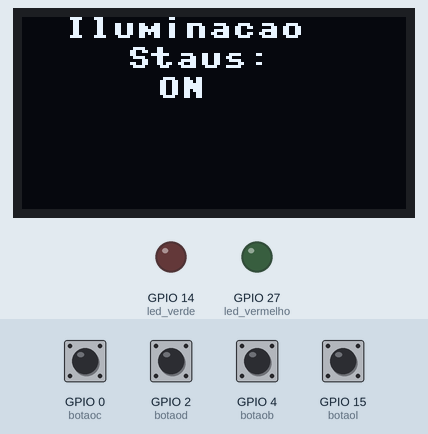
This program was run on a simulated ESP32 board running MicroPython. Shown: 128×64 one-colour display, output pins drawn as LEDs (lit = HIGH). Wiring (from the project's diagram.json): blue button on GPIO 0, red button on GPIO 2, yellow button on GPIO 4, red LED on GPIO 14, green button on GPIO 15, green LED on GPIO 27. The test bench sets the inputs (shaded band); at power-on: GPIO 0 (botaoc), GPIO 2 (botaod), GPIO 4 (botaob), GPIO 15 (botaol) HIGH. Library files of the repository ran but are not shown: ssd1306.py.

Above: at 1.2 s.
1.3 s: GPIO 2 (botaod) pulled LOW for 0.15 s
At 2.2 s:
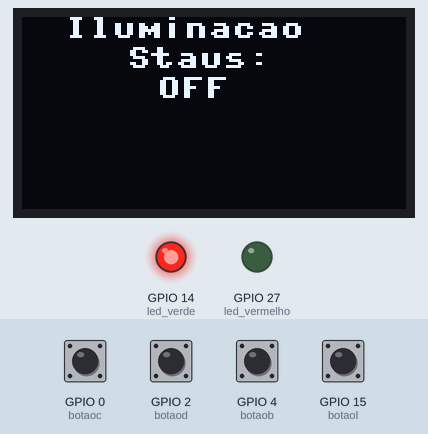
2.9 s: GPIO 0 (botaoc) pulled LOW for 0.15 s
At 3.3 s:
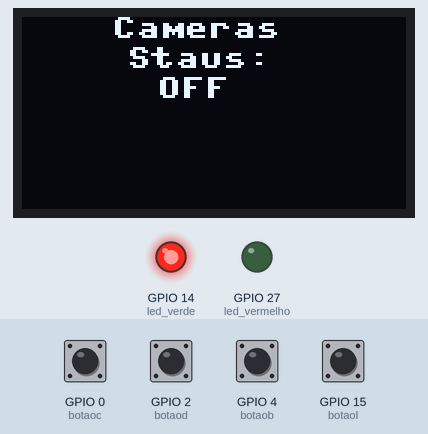
4.5 s: GPIO 4 (botaob) pulled LOW for 0.15 s
At 5.8 s:
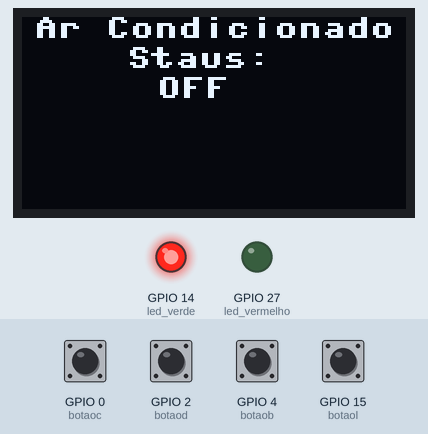
6.1 s: GPIO 15 (botaol) pulled LOW for 0.15 s
At 6.8 s:
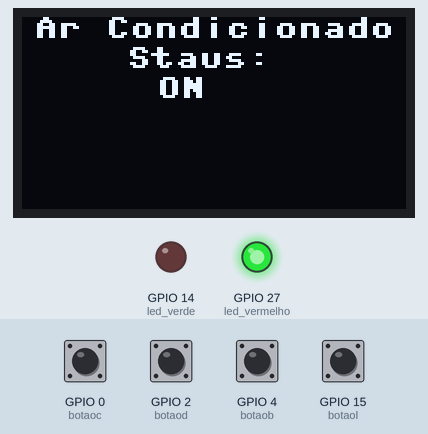
7.7 s: GPIO 0 (botaoc) pulled LOW for 1 s
At 9.1 s:
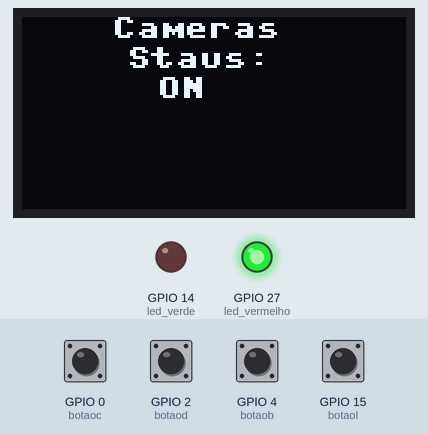
10.2 s: GPIO 2 (botaod) pulled LOW for 1 s
At 10.6 s:
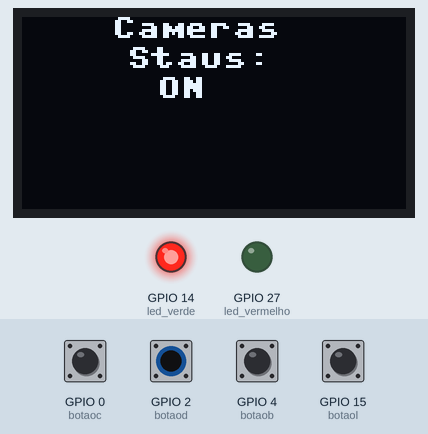
Timing chart, 0 to 13.2 s (numbered marks = the images above; inputs shaded):
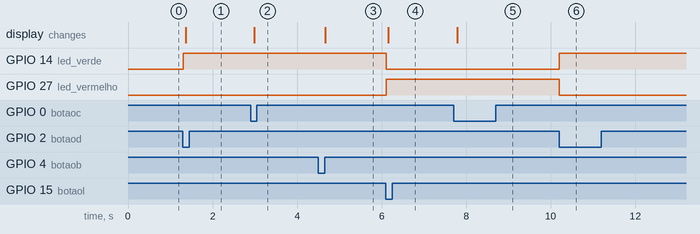

The program:

main.py
```python
from machine import Pin,I2C
import ssd1306
import machine

botaol = machine.Pin(15, machine.Pin.IN, machine.Pin.PULL_UP)
botaod = machine.Pin(2, machine.Pin.IN, machine.Pin.PULL_UP)
botaoc = machine.Pin(0, machine.Pin.IN, machine.Pin.PULL_UP)
botaob = machine.Pin(4, machine.Pin.IN, machine.Pin.PULL_UP)
led_verde = machine.Pin(14, machine.Pin.OUT)
led_vermelho = machine.Pin(27, machine.Pin.OUT)

i2c = I2C(0, scl=Pin(22), sda=Pin(23))

largura = 128
altura = 64
inf = 1

tela = ssd1306.SSD1306_I2C(largura, altura, i2c)
while True:
    verde = botaol.value()
    desliga = botaod.value()

    if botaoc.value() == 0:
      inf += 1
    elif botaob.value() == 0:
      inf -= 1

    if verde == 0:
        led_verde.value(0)
        led_vermelho.value(1)

    if desliga == 0:
        led_vermelho.value(0)
        led_verde.value(1)

    if inf == 1:
        tela.fill(0)
        tela.text('Iluminacao', 14, 0)
        tela.text('Staus:', 35, 10)
        if led_verde.value() == 0:
            tela.text('ON', 45, 20)
        else:
            tela.text('OFF', 45, 20)
        tela.show()
    if inf == 2:
        tela.fill(0)
        tela.text('Ar Condicionado', 4, 0)
        tela.text('Staus:', 35, 10)
        if led_verde.value() == 0:
            tela.text('ON', 45, 20)
        else:
            tela.text('OFF', 45, 20)
        tela.show()
    if inf == 3:
        tela.fill(0)
        tela.text('Portao', 34, 0)
        tela.text('Staus:', 35, 10)
        if led_verde.value() == 0:
            tela.text('ON', 45, 20)
        else:
            tela.text('OFF', 45, 20)
        tela.show()
    if inf == 4:
        tela.fill(0)
        tela.text('Cameras', 30, 0)
        tela.text('Staus:', 35, 10)
        if led_verde.value() == 0:
            tela.text('ON', 45, 20)
        else:
            tela.text('OFF', 45, 20)
        tela.show()
```

Measured:
- after the input at 1.3 s, GPIO 14 (led_verde): LOW → HIGH at once; the display: changes after 0.06 s (image 1)
- after the input at 2.9 s, the display: first differs from a run without the input after 0.09 s (image 2)
- after the input at 4.5 s, the display: first differs from a run without the input after 0.16 s (image 3)
- after the input at 6.1 s, GPIO 14 (led_verde): HIGH → LOW at once; GPIO 27 (led_vermelho): LOW → HIGH at once; the display: changes after 0.06 s (image 4)
- after the input at 7.7 s, the display: changes after 0.08 s (image 5)
- after the input at 10.2 s, GPIO 14 (led_verde): LOW → HIGH at once; GPIO 27 (led_vermelho): HIGH → LOW at once
